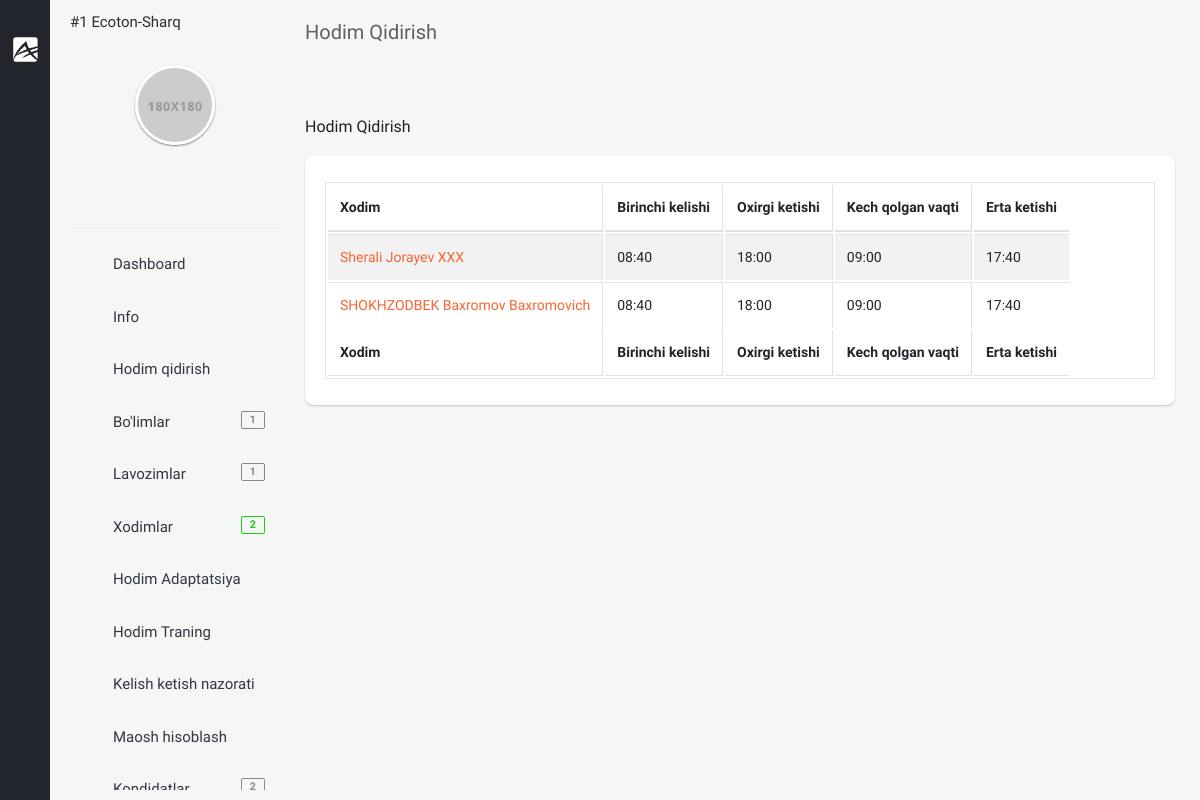
Before: /backoffice/search-staff (signed in) with the older database file.
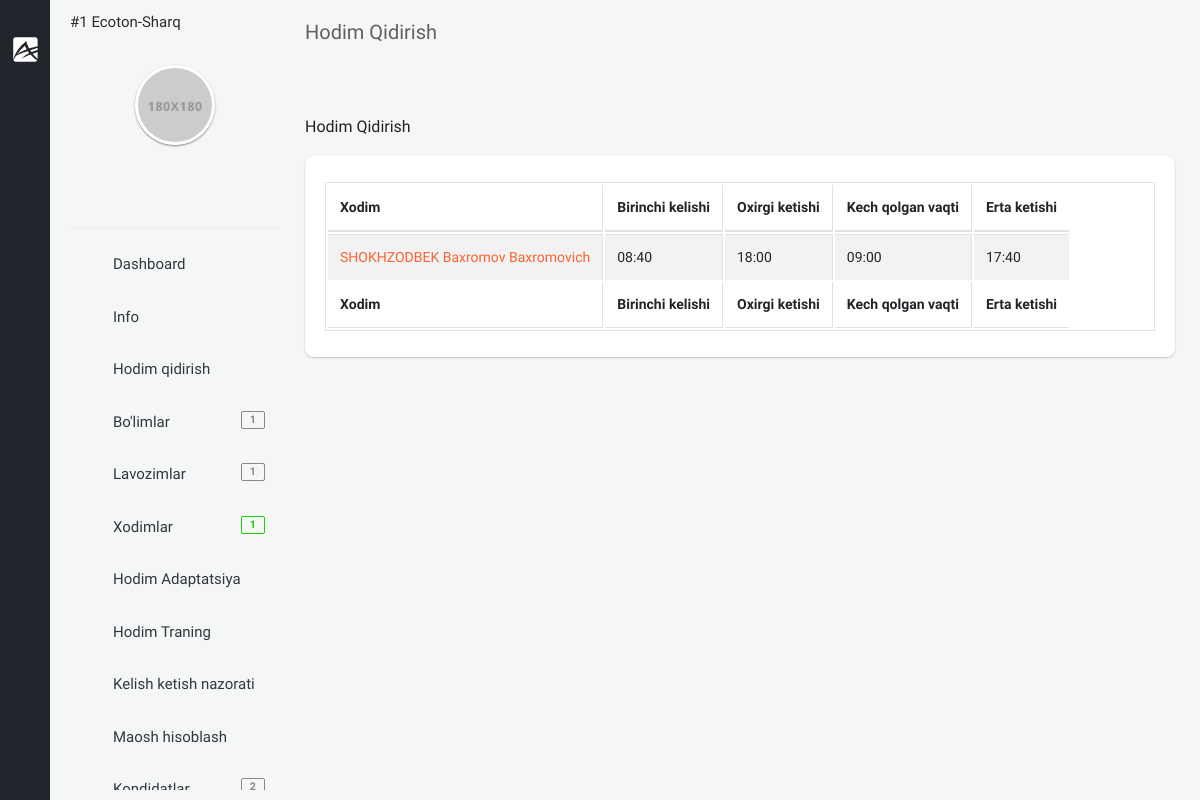
After: the same page with the newer database file.
### app/models.py (models this page shows, shortened)
class Staff(models.Model):
    GENDER = (
        ('male', 'Erkak'),
        ('female', 'Ayol')
    )
    company = models.ForeignKey(Company, on_delete=models.CASCADE, verbose_name="Kompaniya")
    first_name = models.CharField(null=True, blank=True, max_length=255, verbose_name="Ism")
    second_name = models.CharField(null=True, blank=True, max_length=255, verbose_name="Familiya")
    last_name = models.CharField(null=True, blank=True, max_length=255, verbose_name="Otasining ismi")
    birth_date = models.DateField(null=True, blank=True, verbose_name="Tug'ilgan sana")
    gender = models.CharField(choices=GENDER, max_length=10, verbose_name="Jinsi")
    tabel_number = models.PositiveIntegerField(null=True, blank=True, verbose_name="Tabel raqami")
    start_work_at = models.DateField(null=True, blank=True, verbose_name="Ish boshlagan sana")
    account_number = models.BigIntegerField(null=True, blank=True, verbose_name="Xisob raqami")
    email = models.EmailField(unique=True, verbose_name="Elektron manzil")
    mobile_phone = models.CharField(null=True, blank=True, max_length=15, verbose_name="Mobil telefon")
    home_phone = models.CharField(null=True, blank=True, max_length=15, verbose_name="Uy telefoni")
    work_phone = models.CharField(null=True, blank=True, max_length=15, verbose_name="Ish telefoni")
    address = models.CharField(null=True, blank=True, max_length=255, verbose_name="Uy manzili")
    image = models.ImageField(upload_to='company/staff/image/', null=True, blank=True, verbose_name="Xodimning rasmi")
    qr_code = models.ImageField(upload_to='company/staff/qr_code/', null=True, blank=True, verbose_name="Xodimning qr code")
    department = models.ForeignKey(Department, on_delete=models.CASCADE, verbose_name="Bo'lim")
    position = models.ForeignKey(Position, on_delete=models.CASCADE, verbose_name="Lavozim")
    note = models.CharField(max_length=255, null=True, blank=True, verbose_name="Eslatma")
    work_plan = models.ForeignKey(WorkPlan, on_delete=models.CASCADE, null=True, blank=True, verbose_name="Ish jadvali")
    created_at = models.DateTimeField(auto_now_add=True)
    class Meta:
        ordering = ['-created_at']
        verbose_name_plural = "Xodimlar"

### backoffice/views.py (the view)
# urls.py: path('search-staff', views.SearchingStaffListView.as_view(), name='search_staff')
class SearchingStaffListView(LoginRequiredMixin, generic.ListView):
    template_name = 'backoffice/pages/staff_search/list.html'
    model = models.Staff
    def get_context_data(self, *, object_list=None, **kwargs):
        ctx = super(SearchingStaffListView, self).get_context_data(**kwargs)
        ctx['searching_staffs'] = models.Staff.objects.filter(company=self.request.user.company)
        return ctx

### app/models.py (called while the page is built)
    def __str__(self):
        return f'#{self.id}  {self.name}'

### backoffice/context_processors.py (called while the page is built)
def staff_amount(request):
    amount_staff = None
    if request.user.is_anonymous == False:
        company = request.user.company
        staff = models.Staff.objects.filter(company=company)
        amount_staff = staff.count()
    return {"amount_staff": amount_staff}

def position_amount(request):
    position_amounts = None
    if request.user.is_anonymous == False:
        company = request.user.company
        position = models.Position.objects.filter(company=company)
        position_amounts = position.count()
    return {
        'position_amounts': position_amounts
    }

def department_amount(request):
    department_amounts = None
    if request.user.is_anonymous == False:
        company = request.user.company
        department = models.Department.objects.filter(company=company)
        department_amounts = department.count()
    return {
        'department_amounts': department_amounts
    }

### templates/backoffice/pages/staff_search/list.html (shortened to what this page needs)
{% extends 'backoffice/base.html' %}
{% load static %}
{% block content %}
<section class="content home">
    <div class="container-fluid">
        <div class="block-header">
            <div class="row clearfix">
                <div class="col-lg-5 col-md-5 col-sm-12">
                    <h2>Hodim Qidirish</h2>
                    <ul class="breadcrumb padding-0">
                        <li class="breadcrumb-item"><a href="{% url 'backoffice-main' %}"><i class="zmdi zmdi-home"></i></a></li>
                    </ul>
                </div>
            </div>
        </div>
        <div class="row clearfix">
            <div class="col-lg-12">
                <div class="card">
                    <div class="header">
                        <h2>Hodim Qidirish</h2>
                    </div>
                    <div class="body">
                        <table class="table-responsive table table-bordered table-striped table-hover dataTable js-exportable">
                            <thead>
                                <tr>
                                    <th>Xodim</th>
                                    <th>Birinchi kelishi</th>
                                    <th>Oxirgi ketishi</th>
                                    <th>Kech qolgan vaqti</th>
                                    <th>Erta ketishi</th>
                                </tr>
                            </thead>
                            <tfoot>
                                <tr>
                                    <th>Xodim</th>
                                    <th>Birinchi kelishi</th>
                                    <th>Oxirgi ketishi</th>
                                    <th>Kech qolgan vaqti</th>
                                    <th>Erta ketishi</th>
                                </tr>
                            </tfoot>
                            <tbody>
                            {% for searching_staff in searching_staffs %}
                                <tr>
                                    <td><a href="{% url 'staff-detail' searching_staff.id %}">{{ searching_staff.first_name }} {{ searching_staff.second_name }} {{ searching_staff.last_name }}</a></td>
                                    <td>08:40</td>
                                    <td>18:00</td>
                                    <td>09:00</td>
                                    <td>17:40</td>
                                </tr>
                            {% endfor %}
                            </tbody>
                        </table>
                    </div>
                </div>
            </div>
        </div>
    </div>
</section>
{% endblock %}

### templates/backoffice/parts/minileftbar.html (shortened to what the changed rows need)
{% load static %}
<aside class="right_menu">
    <div id="leftsidebar" class="sidebar">
        <div class="menu">
            <ul class="list">
                <li><a href="{% url 'position' %}" class="menu-toggle waves-effect waves-block"><i class="zmdi zmdi-ticket-star"></i><span>Lavozimlar</span><span class="badge badge-default float-right">{{ position_amounts }}</span></a>
                <li><a href="{% url 'staff' %}" class="menu-toggle waves-effect waves-block"><i class="zmdi zmdi zmdi-accounts-add"></i><span>Xodimlar</span><span class="badge badge-success float-right">{{ amount_staff }}</span></a></li>
            </ul>
        </div>
    </div>
</aside>

Changed rows visible on the page:
removed Staff: first_name "Sherali", second_name "Jorayev", last_name "XXX"
Other visible differences:
{{ amount_staff }}: "2" → "1"
